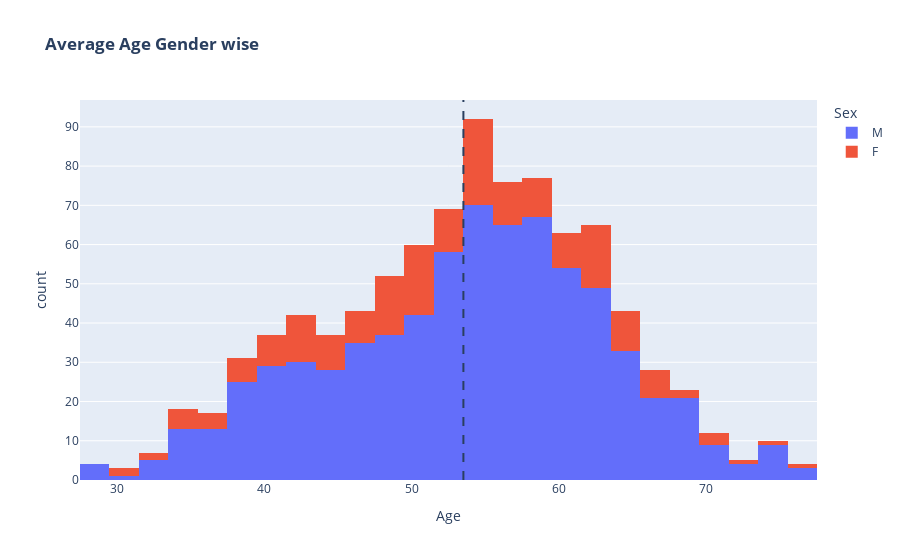

Notebook code for this chart:
### Markdown cell above
### 2.Median Age

### Code cell
fig=px.histogram(df,x='Age',color='Sex', title="<b>Average Age Gender wise</b>")
fig.add_vline(x=df['Age'].mean(),line_dash="dash")
fig.show()

### Figure 1 — Plotly figure (JSON) as saved in the notebook; plotly's stock layout.template omitted (floating-point values rounded to 4 significant figures; data arrays with more than 128 entries replaced by an {"elided": "..."} marker saying what was removed)
{"data": [{"alignmentgroup": "True", "bingroup": "x", "hovertemplate": "Sex=M<br>Age=%{x}<br>count=%{y}<extra></extra>", "legendgroup": "M", "marker": {"color": "#636efa", "pattern": {"shape": ""}}, "name": "M", "offsetgroup": "M", "orientation": "v", "showlegend": true, "type": "histogram", "x": {"elided": "725 int values"}, "xaxis": "x", "yaxis": "y"}, {"alignmentgroup": "True", "bingroup": "x", "hovertemplate": "Sex=F<br>Age=%{x}<br>count=%{y}<extra></extra>", "legendgroup": "F", "marker": {"color": "#EF553B", "pattern": {"shape": ""}}, "name": "F", "offsetgroup": "F", "orientation": "v", "showlegend": true, "type": "histogram", "x": {"elided": "193 int values"}, "xaxis": "x", "yaxis": "y"}], "layout": {"barmode": "relative", "legend": {"title": {"text": "Sex"}, "tracegroupgap": 0}, "shapes": [{"line": {"dash": "dash"}, "type": "line", "x0": 53.51, "x1": 53.51, "xref": "x", "y0": 0, "y1": 1, "yref": "y domain"}], "title": {"text": "<b>Average Age Gender wise</b>"}, "xaxis": {"anchor": "y", "domain": [0, 1], "title": {"text": "Age"}}, "yaxis": {"anchor": "x", "domain": [0, 1], "title": {"text": "count"}}}}
